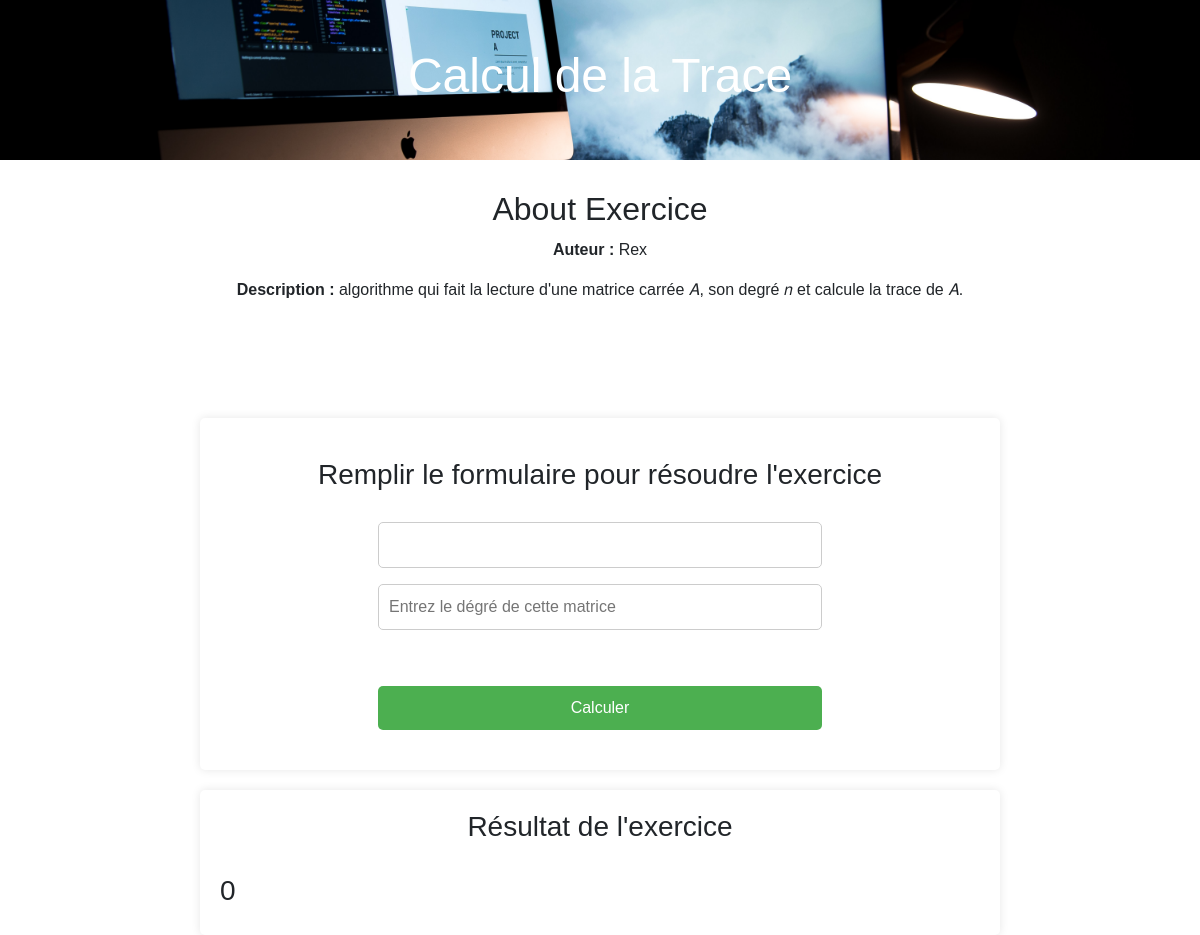
Page /td-app/2 on the committed database.
### main/models.py (models this page shows)
class Exercice(models.Model):
    title = models.CharField(max_length=120)
    description = models.TextField()
    author = models.ForeignKey(Author, on_delete=models.CASCADE)
    created_at = models.DateTimeField(editable=False, default=datetime.now())
    resultat = models.IntegerField(default=0, null=False)

class Author(models.Model):
    username = models.CharField(max_length=20)

### main/views.py (the view)
# urls.py: path('<int:pk>', views.show_more, name='details')
def show_more(request, pk):
    exercice = Exercice.objects.get(id=pk)
    placeholder1 = '',
    placeholder2 = ''
    tab1 = []
    tab2 = []
    first_input, second_input = request.POST.get('first_input'), request.POST.get('second_input')
    if exercice.title == 'Les Schtroumpfs':
        placeholder1 = 'Entrez le premier tableau: (ex: [a, b, c, ...])'
        placeholder2 = 'Entrez le deuxième tableau: (ex: [d, e, f, ...])'
        if first_input != None or second_input != None:
            tab1, tab2 = first_input.strip('[]').replace(' ', ''), second_input.strip('[]').replace(' ', '')
            tab1, tab2 = tab1.split(','), tab2.split(',')
            tab1, tab2 = [int(fi) for fi in tab1], [int(si) for si in tab2]
            print('Converted first:', tab1)
            print('Converted second:', tab2)
            exercice.resultat = calculer_schtroumpf(tab1, tab2)
            print(exercice.resultat)
        else:
            print('No given values')
    else:
        placeholder1 = 'Entrez la matrice: (ex: [[a, b, c], [d, e, f], ..., [g, h, i]])'
        placeholder2 = 'Entrez le dégré de cette matrice'
    context = {
               'exercice': exercice,
               'placeholder1': placeholder1,
               'placeholder2': placeholder2
               }
    return render(request, 'details.html', context)

### main/templates/details.html (shortened to what this page needs)
{% extends 'base.html' %}
{% load static %}
{% block 'content' %}
<main>
    <div class="banner">
        <h1>{{ exercice.title }}</h1>
    </div>
    <div class="extra">
        <h2 style="margin: 0 0 10px 0; text-align:center;">About Exercice</h2>
        <p><strong>Auteur : </strong>{{ exercice.author.username }}</p>
        <p><strong>Description : </strong>{{ exercice.description }}</p>
    </div>
    <div class="container" style="margin-top: 100px; padding: 40px 30px;">
        <h3 style="text-align: center; margin: 0 0 30px 0;">Remplir le formulaire pour résoudre l'exercice</h3>
        <div class="exercice_form">
            <form action="" method="post">
                <input type="text" name="first_input" placeholder="{{ placholder1 }}">
                <input type="text" name="second_input" placeholder="{{ placeholder2 }}">
                <button type="submit">Calculer</button>
            </form>
        </div>
    </div>
    <div class="results container">
        <h3 style="text-align: center; margin: 0 0 30px 0;">Résultat de l'exercice</h3>
        <div class="result_field">
            <h3>{{ exercice.resultat }}</h3>
        </div>
    </div>
</main>
{% endblock%}

### main/static/css/style.css (style rules this page uses)
* { font-family: 'Oxygen', sans-serif; box-sizing: border-box; margin: 0; padding: 0; }
body { width: 100vw; }
.banner { height: 20vh; background: url('../images/hero.jpg') no-repeat center center / cover; text-align: center; color: white; display: flex; align-items: center; justify-content: center; }
.banner h1 { font-size: 3em; }
.extra { margin-top: 30px; display: flex; align-items: center; justify-content: center; flex-direction: column; }
.container { max-width: 800px; margin: 0 auto; padding: 20px; background-color: #fff; border-radius: 5px; box-shadow: 0 0 10px rgba(0, 0, 0, 0.1); }
.results { margin-top: 20px; }
form { margin-top: 20px; text-align: center; display: flex; flex-direction: column; justify-content: center; align-items: center; gap: 16px; }
input[type="text"] { padding: 10px; width: 60%; border: 1px solid #ccc; border-radius: 5px; }
button { margin-top: 40px; padding: 10px 20px; border: none; background-color: #4CAF50; color: white; border-radius: 5px; cursor: pointer; width: 60%; }

### rows in the picture
Exercice: title "Calcul de la Trace", author.username "Rex", description "algorithme qui fait la lecture d'une matrice carrée 𝐴, son degré 𝑛 et calcule la trace de 𝐴.", resultat "0"
